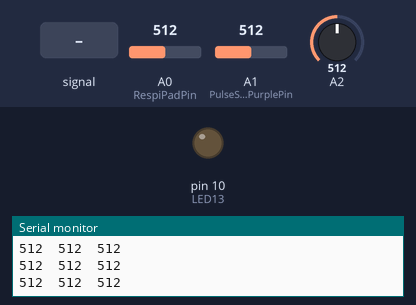
A sketch run on a simulated Arduino Uno, built with avr-gcc and run on an emulated ATmega328P. Shown: output pins drawn as LEDs (lit = HIGH), the last lines printed to the serial monitor. Dashed ring = blinking. The inputs (shaded band) are chosen by the test bench; at power-on: A1 (PulseSensorPurplePin) = 512, A0 (RespiPadPin) = 512, A2 = 512.

Above: at 1.2 s.
1.3 s: A1 (PulseSensorPurplePin) fed a 200 Hz sine of ±460 counts around its level
At 3.41 s:
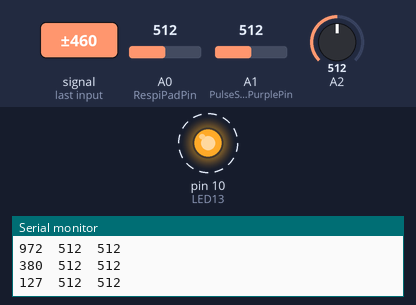
4.3 s: A1 (PulseSensorPurplePin) set to 1023
At 5.3 s:
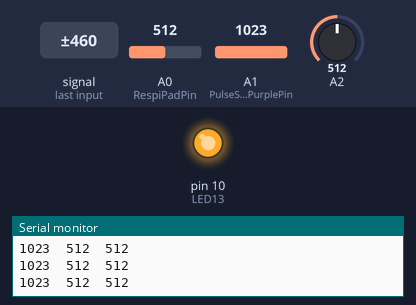
7.3 s: A1 (PulseSensorPurplePin) set to 558
8.8 s: A1 (PulseSensorPurplePin) set to 539
At 9.9 s:
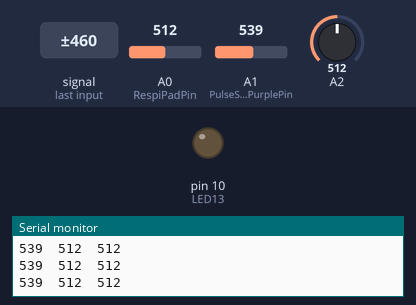
10.3 s: A1 (PulseSensorPurplePin) set to 560
At 11.1 s:
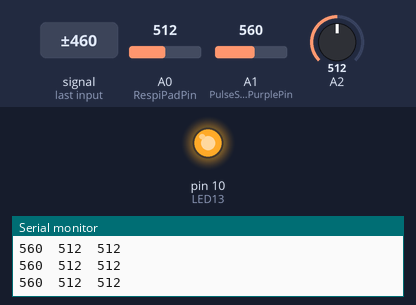
Timing chart, 0 to 12.8 s (numbered marks = the images above; inputs shaded):
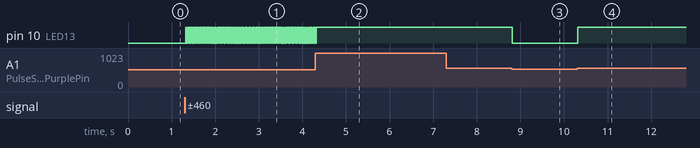

Measured:
- the behaviour switches between 551 and 550 on A1 (PulseSensorPurplePin) (found by bisection; images 2 and 3)
- after the input at 1.3 s, pin 10 (LED13): alternates HIGH for 0.01 s and LOW for 0.03 s, starting at once
- after the input at 4.3 s, pin 10 (LED13): goes on until 4.3 s, then stays HIGH
- after the input at 8.8 s, pin 10 (LED13): HIGH → LOW at once
- after the input at 10.3 s, pin 10 (LED13): LOW → HIGH at once

The sketch:

PiRMA_Biomaker_Fayre_Demonstration.ino
```cpp
// SETTING NECESSARY CONSTANTS FOR THERMISTOR READING
// resistance at 25 degrees C
#define THERMISTORNOMINAL 10000
// temp. for nominal resistance (almost always 25 C)
#define TEMPERATURENOMINAL 25
// The beta coefficient of the thermistor (usually 3000-4000)
#define BCOEFFICIENT 3950
// the value of the 'other' resistor
#define SERIESRESISTOR 10000

// VARIABLES FOR READING DATA FROM ANALOG PINS
int RespiPadPin = 0;                 // Pressure Sensor SIGNAL WIRE connected to ANALOG PIN 0
int PulseSensorPurplePin = 1;        // Pulse Sensor PURPLE WIRE connected to ANALOG PIN 1
int LED13 = 10;                      //  The on-board Arduion LED or external LED


int Signal;                // holds the incoming raw data. Signal value can range from 0-1024
int RSignal;                // holds the incoming raw data. Signal value can range from 0-1024
int TempSignal;                // holds the incoming raw data. Signal value can range from 0-1024
int Threshold = 550;            // Determine which Signal to "count as a beat", and which to ingore.
float average;

// The SetUp Function:
void setup() {
  pinMode(LED13,OUTPUT);         // pin that will blink to your heartbeat!
  Serial.begin(9600);         // Set's up Serial Communication at certain speed.
}

// The Main Loop Function
void loop() {

  Signal = analogRead(PulseSensorPurplePin);  // Read the PulseSensor's value.
                                              // Assign this value to the "Signal" variable.
  RSignal = analogRead(RespiPadPin);          // Read the Respiration Sensor's value.
                                              // Assign this value to the "RSignal" variable.
  TempSignal = analogRead(2);                 // Read the Respiration Sensor's value.
                                              // Assign this value to the "RSignal" variable.
  average = 1023 / TempSignal - 1;
  average = SERIESRESISTOR / average;
  float steinhart;
  steinhart = average / THERMISTORNOMINAL;     // (R/Ro)
  steinhart = log(steinhart);                  // ln(R/Ro)
  steinhart /= BCOEFFICIENT;                   // 1/B * ln(R/Ro)
  steinhart += 1.0 / (TEMPERATURENOMINAL + 273.15); // + (1/To)
  steinhart = 1.0 / steinhart;                 // Invert
  steinhart -= 273.15;                         // convert to C

   Serial.print(Signal);
   Serial.print("\t");
   Serial.print(TempSignal);
   Serial.print("\t");
   Serial.println(RSignal);

   if(Signal > Threshold){                          // If the signal is above "550", then "turn-on" Arduino's on-Board LED.
     digitalWrite(LED13,HIGH);
   } else {
     digitalWrite(LED13,LOW);                //  Else, the sigal must be below "550", so "turn-off" this LED.
   }

   if(RSignal < 450){                          // If the signal is above "550", then "turn-on" Arduino's on-Board LED.
     digitalWrite(11,HIGH);
   } else {
     digitalWrite(11,LOW);                //  Else, the sigal must be below "550", so "turn-off" this LED.
   }
   delay(10);
}
```
